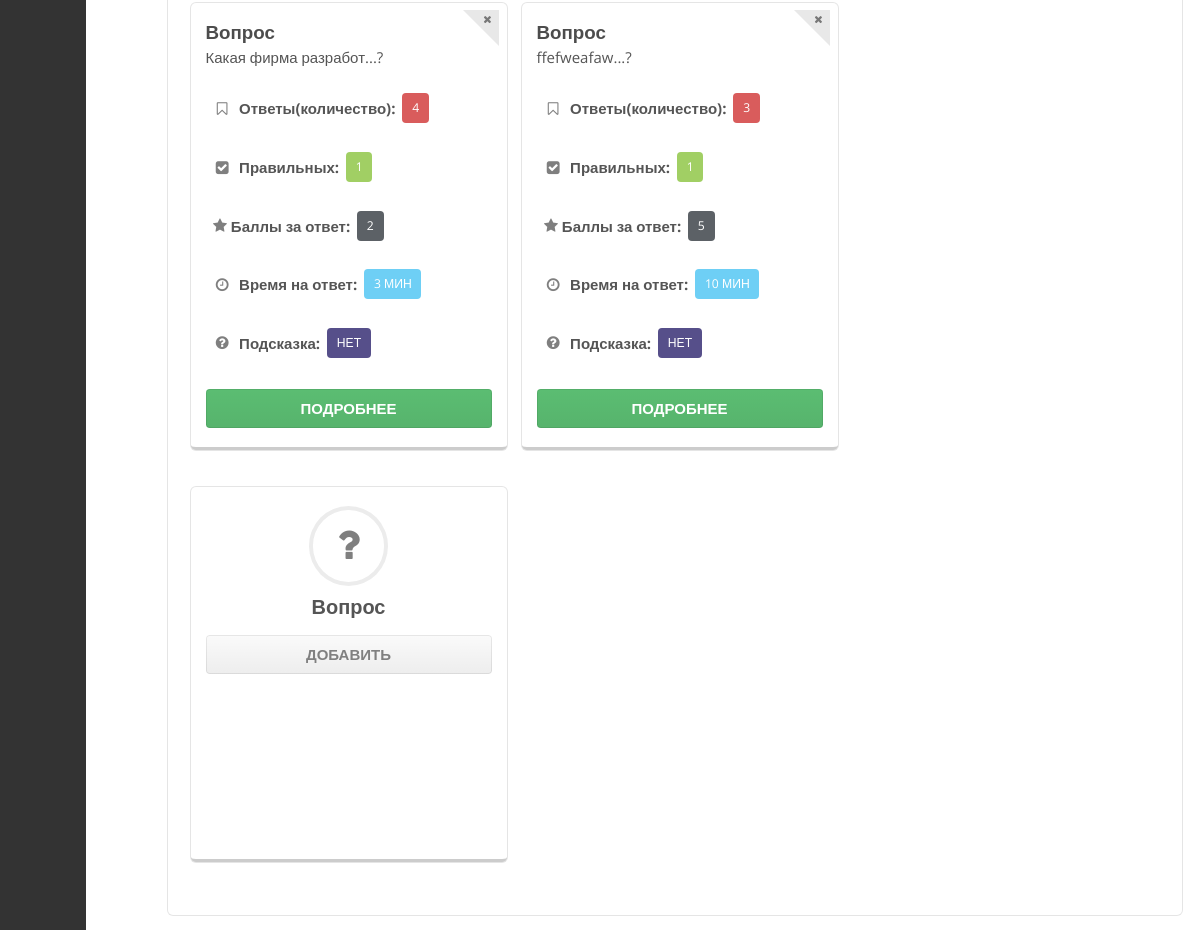
The page /constructor/test/3/questions/ (lower part) on the database as committed earlier.
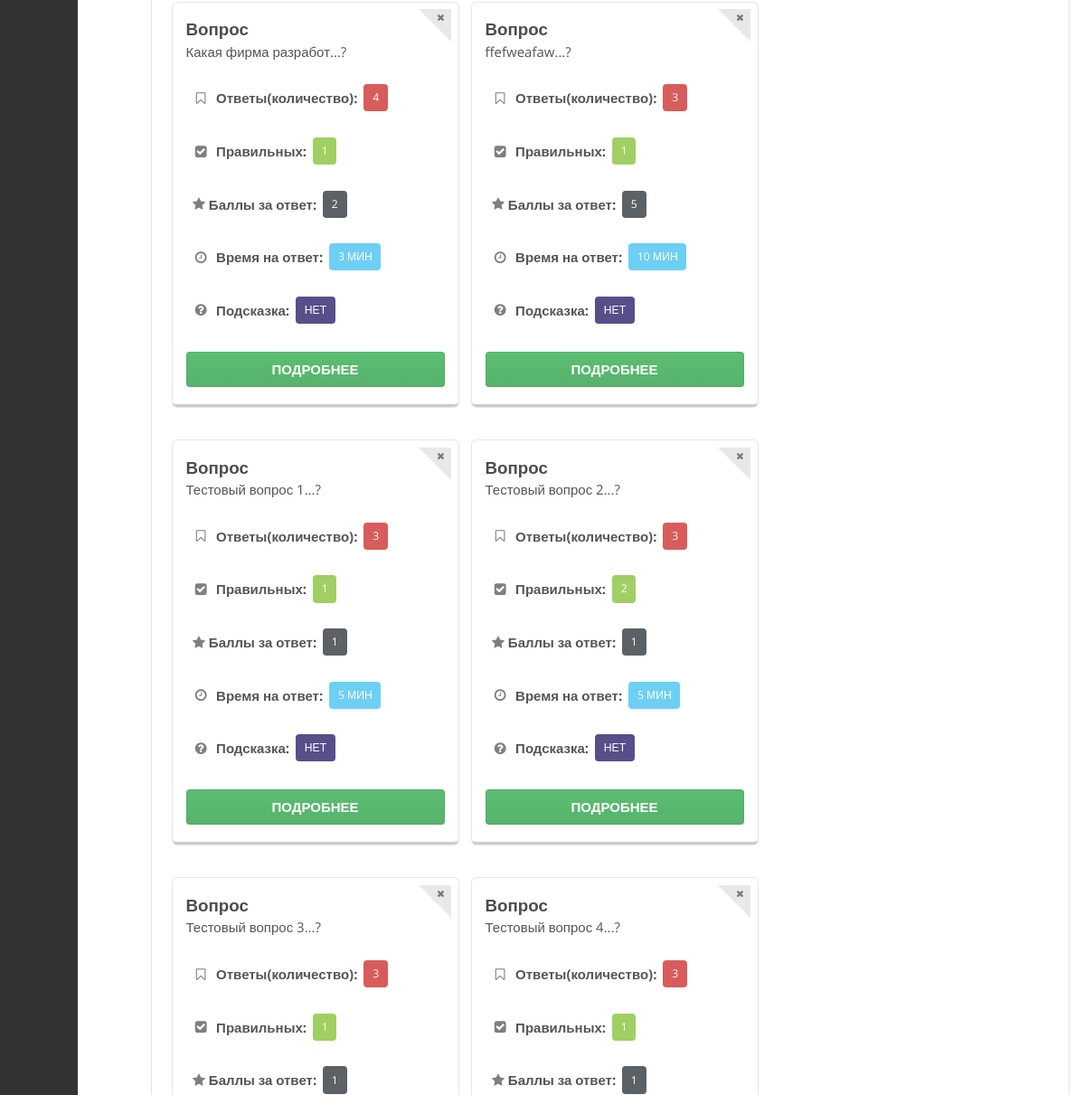
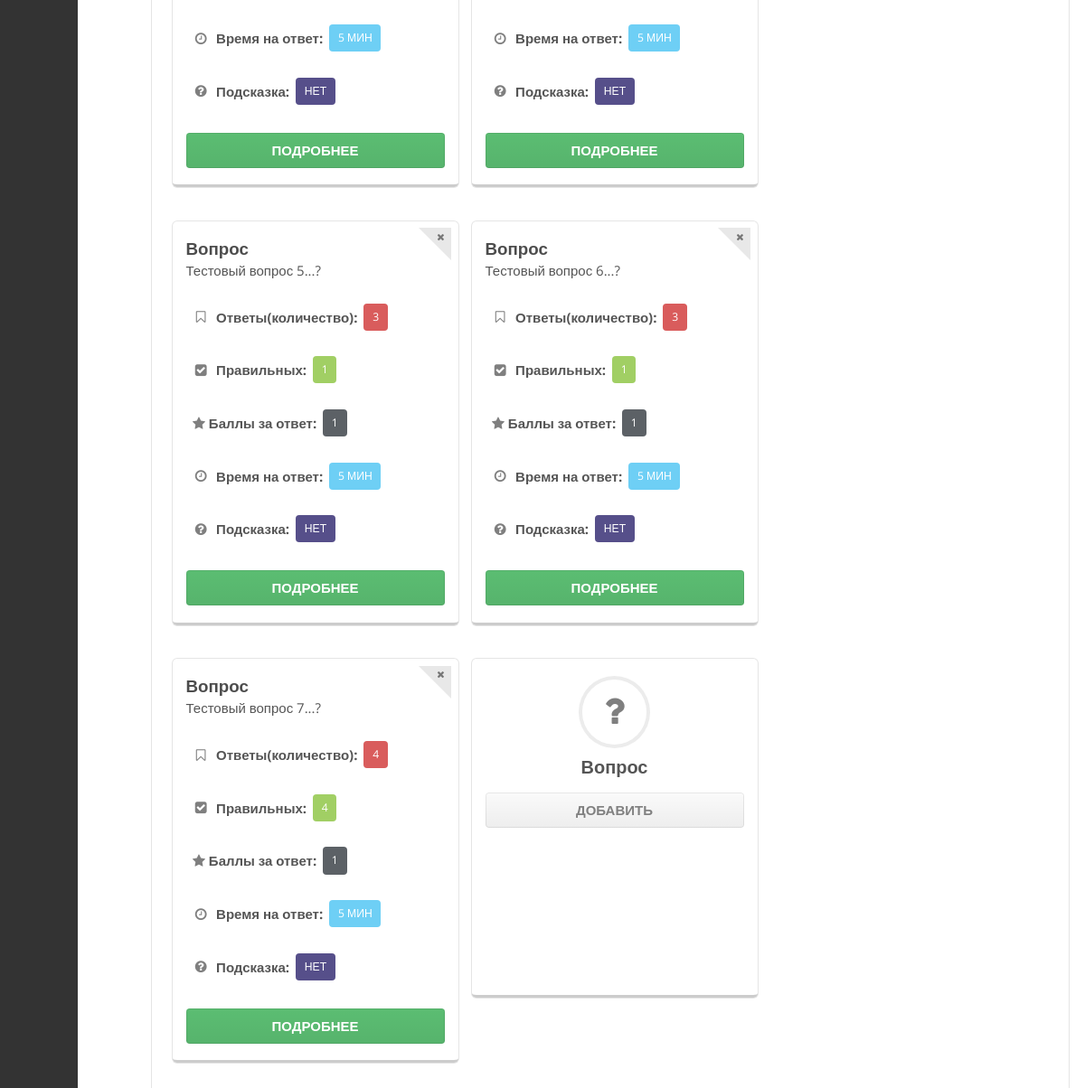
The same page on the database as committed later (2 pictures, top to bottom).
### constructor/models.py (models this page shows, shortened)
class Query(models.Model):
	text = models.TextField()
	test = models.ForeignKey(Test)
	help = models.TextField(blank=True)
	time = models.IntegerField(default=5)
	point = models.IntegerField(default=1)

### constructor/views.py (the view)
# urls.py: url(r'^test/(?P<id>\d+)/questions/$', queries_test),
def queries_test(request, id):
	sign_in = check_sign_in(request)
	test = Test.objects.get(id=id)
	queries = map(get_answers, Query.objects.filter(test = test))
	return render_to_response('test/queries.html', {'login': sign_in, 'test': test, 'queries': queries})

### constructor/views.py (called while the page is built)
def get_answers(query):
	answers = Answer.objects.filter(query=query)
	result = {
		'query': query,
		'answers': {
			'all': len(answers),
			'correct': len(list(filter(lambda answer: answer.correct, answers)))
		}
	}
	return result

### testsConstructor/helpers.py (called while the page is built)
def check_sign_in(request):
	if "user" in request.session:
		result = request.session.get('user')
	else:
		result = False
	return result

### constructor/templates/test/queries.html (shortened to what this page needs)
{% extends 'main.html' %}
{% block content %}
	<div class="ui grid">
		<div class="fourteen wide column">
			<div class="ui segment">
				<div class="ui items">
				{% for item in queries %}
					<div class="item">
						<div class="image">
							<a class="like ui corner label" data-id = "{{item.query.id}}">
								<i class="remove icon"></i>
							</a>
						</div>
						<div class="content">
							<div class="name">
								Вопрос
							</div>
							{{item.query.text|slice:":20"}}...?
							{% include 'test/query_items.html' %}
							<a href = "edit/{{item.query.id}}/" class="ui button green fluid">
								Подробнее
							</a>
						</div>
					</div>
				{% endfor %}
				<div class="item">
					<div class="content">
						<div class="ui icon center aligned header">
							<i class="circular question icon"></i>Вопрос
						</div>
						<a href="add/" class="ui button fluid">Добавить</a>
					</div>
				</div>
				</div>
			</div>
		</div>
	</div>
{% endblock %}

### constructor/templates/test/query_items.html
<div class = 'ui animated list'>
	<div class="item">
		<div class="content">
			<div class="header">
				<i class="bookmark empty icon"></i>
				Ответы(количество):
				<a class = 'ui red label'>{{item.answers.all}}</a>
			</div>
		</div>
	</div>
	<div class="item">
		<div class="content">
			<div class="header">
				<i class="checkmark sign icon"></i>
				Правильных:
				<a class = 'ui green label'>{{item.answers.correct}}</a>
			</div>
		</div>
	</div>
	<div class="item">
		<div class="content">
			<div class="header">
				<i class="star icon"></i>
				Баллы за ответ:
				<a class = 'ui black label'>{{item.query.point}}</a>
			</div>
		</div>
	</div>
	<div class="item">
		<div class="content">
			<div class="header">
				<i class="time icon"></i>
				Время на ответ:
				<a class = 'ui blue label'>{{item.query.time}} мин</a>
			</div>
		</div>
	</div>
	<div class="item">
		<div class="content">
			<div class="header">
				<i class="help icon"></i>
				Подсказка:
				{% if item.query.helps %}
				<a class = 'ui teal label'>ДА</a>
				{% else %}
				<a class = 'ui purple label'>НЕТ</a>
				{% endif %}
			</div>
		</div>
	</div>
</div>

Rows that differ between the two databases and show on the page:
added Query: query.text "Тестовый вопрос 1", answers.all "3", answers.correct "1", query.point "1", query.time "5"
added Query: query.text "Тестовый вопрос 2", answers.all "3", answers.correct "2", query.point "1", query.time "5"
added Query: query.text "Тестовый вопрос 3", answers.all "3", answers.correct "1", query.point "1", query.time "5"
added Query: query.text "Тестовый вопрос 4", answers.all "3", answers.correct "1", query.point "1", query.time "5"
added Query: query.text "Тестовый вопрос 5", answers.all "3", answers.correct "1", query.point "1", query.time "5"
added Query: query.text "Тестовый вопрос 6", answers.all "3", answers.correct "1", query.point "1", query.time "5"
added Query: query.text "Тестовый вопрос 7", answers.all "4", answers.correct "4", query.point "1", query.time "5"
